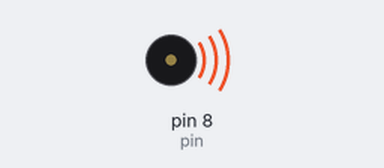
Recording of a sketch running on a simulated Arduino Uno, built with avr-gcc and run on an emulated ATmega328P. On the bench: buzzer (waves = sounding).

Above: at 0.1 s.
At 8.2 s:
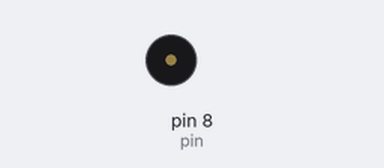
Timing chart, 0 to 9.7 s (numbered marks = the images above):
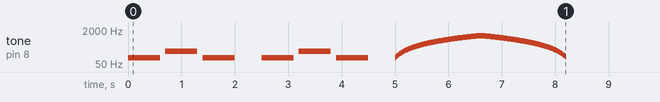

The sketch:

bass_melody.ino
```cpp
//  Buzzer pin:
const int pin = 8;

//  Get up the buss:
void bassUp(int start,int ending,int t) {
  for(start;start<ending;){
  tone(pin,start);
  delay(t);
  noTone(pin);
  delay(t);
  start = start +10;
  }
}

//  Get down bass:
void bassDown(int start,int ending,int t) {
  for(start;start>ending;){
  tone(pin,start);
  delay(t);
  noTone(pin);
  delay(t);
  start = start -10;
  }
}
void setup() {
  // put your setup code here, to run once:

  //  Power sound:
  for(int i  = 0 ; i<2;i++){
  tone(pin,100);
  delay(600);
  noTone(pin);

  delay(100);

  tone(pin,200);
  delay(600);
  noTone(pin);

  delay(100);

  tone(pin,100);
  delay(600);
  noTone(pin);

  delay(500);

  }
  //  Up and down:
bassUp(100,1100, 8);
bassDown(1100,100,8);

}

void loop() {
  // put your main code here, to run repeatedly:

}
```
